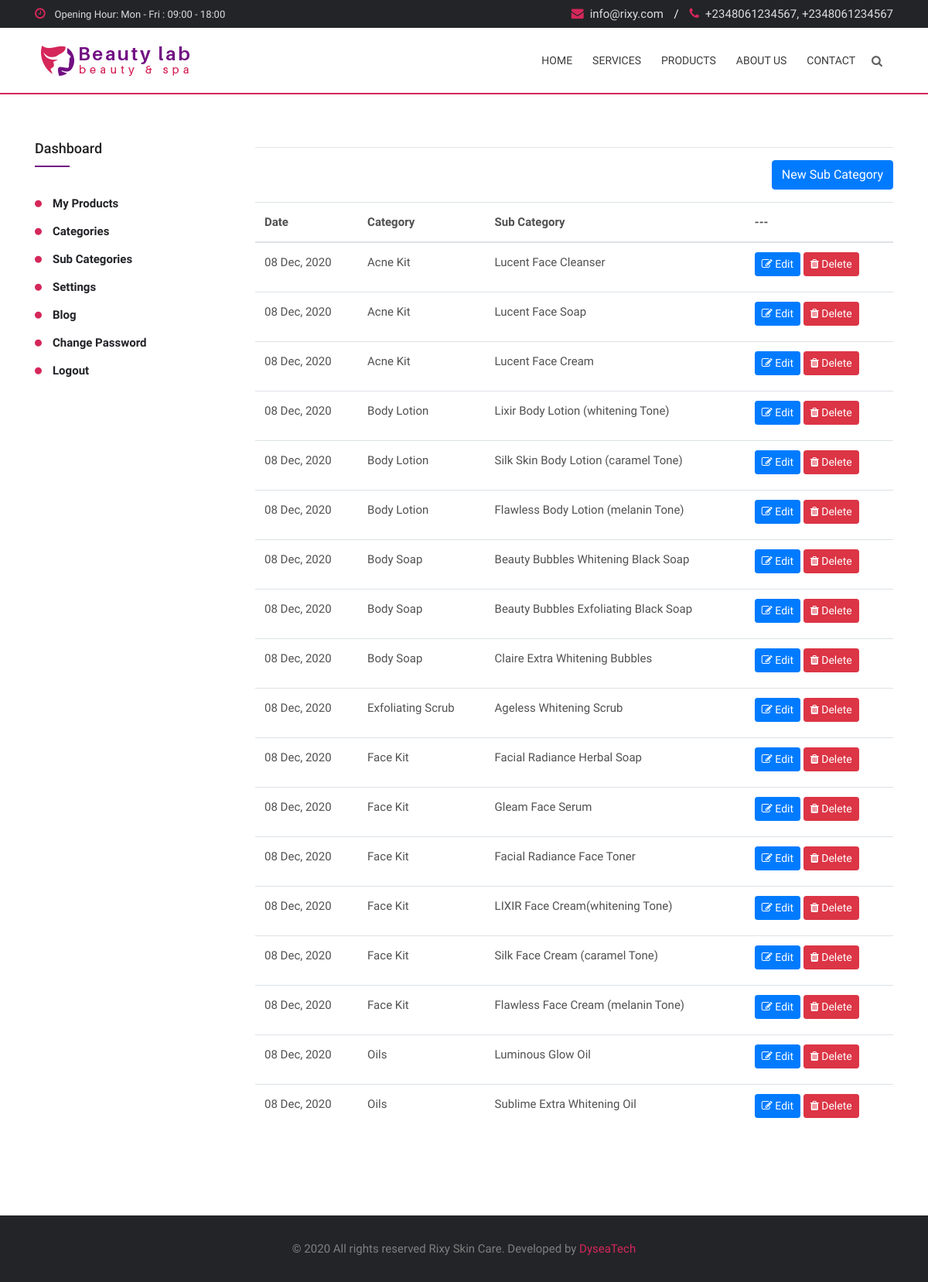
Screenshot of /sub-categories.php with the database file from the repository.
### tables this page shows
CREATE TABLE `dsettings` (
  `id` int(11) NOT NULL,
  `dphone` varchar(50) DEFAULT NULL,
  `demail` varchar(40) DEFAULT NULL,
  `daddress` text DEFAULT NULL,
  `dweb` varchar(40) NOT NULL,
  `ddate` datetime NOT NULL DEFAULT current_timestamp()
);

CREATE TABLE `dsubcategory` (
  `id` int(11) NOT NULL,
  `dsid` varchar(35) DEFAULT NULL,
  `dcategory` varchar(50) DEFAULT NULL,
  `dsub_cat` varchar(100) DEFAULT NULL,
  `ddate` varchar(20) DEFAULT NULL
);

### sub-categories.php (the view, shortened to what this page needs)
<?php include 'head.php'; ?>
<body>
    <?php include 'header.php'; ?>
    <section class="blog-section blog-details mt-5">
        <div class="container">
            <div class="row">
                <div class="col-lg-3 bg-infos">
                    <aside class="blog-sidebar clearfix">
                    <?php include 'link.php'; ?>
                    </aside>
                </div>
                <div class="col-lg-9">
<hr>
                <div class="right mb-3" style="text-align: right;">
                    <a href="#allproduct" title="Add New Product" class="btn btn-primary" data-toggle="modal" data-target="#exampleModal">New Sub Category</a>
                </div>
                <div class="table-responsive">
                    <table class="table table-stripeds table-hover">
                        <thead>
                            <tr>
                            <th scope="col">Date</th>
                            <th scope="col">Category</th>
                            <th scope="col">Sub Category</th>
                            <th scope="col">---</th>
                            </tr>
                        </thead>
                        <tbody>
                        <?php
                            $sql=$conn->query("SELECT * FROM dsubcategory ORDER BY dcategory");
                            if($sql->num_rows>0){
                                while($cat=$sql->fetch_assoc()){?>
                            <tr>
                                <td><?php echo formatDate($cat['ddate']); ?></td>
                                <td><?php echo $cat['dcategory']; ?></td>
                                <td><?php echo ucwords($cat['dsub_cat']); ?></td>
                                <td>
                                    <button class="btn btn-sm btn-primary mb-2" data-toggle="modal" data-target="#exampleModal<?php echo $cat['id']; ?>"> <i class="fa fa-edit"></i> Edit</button>
                                    <button id="subCatRemove" cid="<?php echo $cat['dsid']; ?>" class="btn mb-2 btn-sm btn-danger"> <i class="fa fa-trash"></i> Delete</button>
                                </td>
                            </tr>
                                <?php }} ?>
                        </tbody>
                    </table>
                </div>
                </div>
            </div>
        </div>
    </section>
    <?php include 'footer.php'; ?>
</html>

### header.php (shortened to what this page needs)
<div class="header-top">
    <div class="container">
        <div class="row">
            <div class="col-md-6">
                <div class="opening-time text-left"><i class="fa fa-clock-o color-d5"></i> <span>Opening Hour: Mon - Fri : 09:00 - 18:00</span> </div>
            </div>
            <div class="col-md-6">
                <div class="contact-mail text-right"> <a href="#"><i class="fa fa-envelope color-d5"></i><?php echo $rixy['demail']; ?></a> <span>/</span> <a href="#"><i class="fa fa-phone color-d5"></i><?php $explode =  explode(',', $rixy['dphone']); echo $explode[0].','.$explode[1] ?> </a> </div>
            </div>
        </div>
    </div>
</div>
<header class="beauty-header" id="beauty-header" style="border-bottom: 2px solid #d5275a;">
    <div class="container">
        <div class="row">
            <div class="col-12">
                <div id="menuzord" class="menuzord">
                    <a href="home" class="menuzord-brand custom-logo"><img id="logo" src="images/logo.png" alt="logo"></a>
                    <ul class="menuzord-menu menuzord-right">
                        <li class="<?php echo findBaseName('home'); ?>"><a href="home" title="Home">Home</a></li>
                        <li class="<?php echo findBaseName('services'); ?>"><a href="services" title="Services">Services</a></li>
                        <li class="<?php echo findBaseName('products'); ?>"><a href="products" title="Products">Products</a></li>
                        <li class="<?php echo findBaseName('about'); ?>"><a href="about" title="About us">About Us</a></li>
                        <li class="<?php echo findBaseName('contact'); ?>"><a href="contact" title="Contact">Contact</a></li>
                    </ul>
                    <button type="button" id="search-button" data-toggle="modal" data-target="#search-modal"><i class="fa fa-search"></i></button>
                </div>
            </div>
        </div>
    </div>
</header>

### css/menuzord.css (style rules this page uses)
.menuzord, .menuzord * { box-sizing:border-box; -moz-box-sizing:border-box; -webkit-box-sizing:border-box; }
.menuzord { width: 100%; padding: 0 30px; float: left; position: relative; background: #fff; }
.menuzord a { -o-transition: color .3s linear, background .3s linear; -moz-transition: color .3s linear, background .3s linear; -webkit-transition: color .3s linear, background .3s linear; transition: color .3s linear, background .3s linear; }
.menuzord-brand { margin: 18px 30px 0 0; float: left; color: #666; text-decoration: none; font-size: 24px; font-weight: 600; line-height: 1.3; cursor: pointer; }
.menuzord-menu { margin: 0; padding: 0; float: left; list-style: none; }
.menuzord-menu.menuzord-right { float: right; }
.menuzord-menu > li { display: inline-block; float: left; }
.menuzord-menu > li > a { padding: 26px 16px; display: inline-block; text-decoration: none; font-size: 14px; font-weight: 600; color: #888; outline: 0; line-height: 1.42857143; -webkit-tap-highlight-color: rgba(0,0,0,0); -webkit-tap-highlight-color: transparent; }

### css/global-style.css (style rules this page uses)
* { margin: 0px; padding: 0px; }
body, p { padding: 0px; font-size: 15px; line-height: 26px; margin: 0px auto; color: #515151; font-family: 'Arimo', sans-serif; -webkit-font-smoothing: antialiased; -moz-osx-font-smoothing: grayscale; }
body, html { height: 100%; }
h1, h2, h3, h4, h5, h6, p, figur, a { margin: 0px; font-weight: normal; }
a { text-decoration: none; color: #333; }
ul { list-style: none; margin: 0; padding: 0; }
.comment-form-section form input, .getin-section .get-in form input, .getin-section .get-in form textarea, .comment-form-section form textarea, .getin-section .get-in form button.send-msg, .comment-form-section form button, .blog-sidebar .search-widget button, .product-review-tab .review .review-form button, .product-details-wrapper .add-cart-area li.qty i, .experts-section .expert-hover .bio i, .beauty-header, .beauty-header .menuzord-menu > li a, .beauty-header .custom-logo, #search-button, .scroll-top, .video-content i, .home3-hero .mouse, .footer-widget .newsletter-widget button, .single-blog .img-area img, .product-carousel-wrapper .owl-prev, .product-carousel-wrapper .owl-next, .beautyLab-gallery .filtering-menu li, .service-section .img-over-content, .service-section .img-over-content a, .service-section .img-over-content i, .service-section .single-service .divider, .service-section .single-service p, .service-section .single-service img, .booking-section .booking-wrapper form button, .booking-section .booking-wrapper .single-input .nice-select:focus, .booking-section .booking-wrapper .single-input input:focus, .booking-section .booking-wrapper .single-input textarea:focus, .welcome-carousel-wrapper .slick-prev:before, .welcome-carousel-wrapper .slick-next:before, .welcome-section .single-feature i, .welcome-section .feature-content h6, #search-button i, .home1-slider .Modern-Slider .PrevArrow, .home1-slider .Modern-Slider .NextArrow, .transition-3s, a { -webkit-transition: all 0.3s linear; -moz-transition: all 0.3s linear; -ms-transition: all 0.3s linear; -o-transition: all 0.3s linear; transition: all 0.3s linear; }

### rows the page displays
dsettings: demail "info@rixy.com", dphone "+2348061234567"
dsubcategory: ddate "08 Dec, 2020", dcategory "Acne Kit", dsub_cat "Lucent Face Cleanser"
dsubcategory: ddate "08 Dec, 2020", dcategory "Acne Kit", dsub_cat "Lucent Face Soap"
dsubcategory: ddate "08 Dec, 2020", dcategory "Acne Kit", dsub_cat "Lucent Face Cream"
dsubcategory: ddate "08 Dec, 2020", dcategory "Body Lotion", dsub_cat "Lixir Body Lotion (whitening Tone)"
dsubcategory: ddate "08 Dec, 2020", dcategory "Body Lotion", dsub_cat "Silk Skin Body Lotion (caramel Tone)"
dsubcategory: ddate "08 Dec, 2020", dcategory "Body Lotion", dsub_cat "Flawless Body Lotion (melanin Tone)"
dsubcategory: ddate "08 Dec, 2020", dcategory "Body Soap", dsub_cat "Beauty Bubbles Whitening Black Soap"
dsubcategory: ddate "08 Dec, 2020", dcategory "Body Soap", dsub_cat "Beauty Bubbles Exfoliating Black Soap"
dsubcategory: ddate "08 Dec, 2020", dcategory "Body Soap", dsub_cat "Claire Extra Whitening Bubbles"
dsubcategory: ddate "08 Dec, 2020", dcategory "Exfoliating Scrub", dsub_cat "Ageless Whitening Scrub"
dsubcategory: ddate "08 Dec, 2020", dcategory "Face Kit", dsub_cat "Facial Radiance Herbal Soap"
dsubcategory: ddate "08 Dec, 2020", dcategory "Face Kit", dsub_cat "Gleam Face Serum"
dsubcategory: ddate "08 Dec, 2020", dcategory "Face Kit", dsub_cat "Facial Radiance Face Toner"
dsubcategory: ddate "08 Dec, 2020", dcategory "Face Kit", dsub_cat "LIXIR Face Cream(whitening Tone)"
dsubcategory: ddate "08 Dec, 2020", dcategory "Face Kit", dsub_cat "Silk Face Cream (caramel Tone)"
dsubcategory: ddate "08 Dec, 2020", dcategory "Face Kit", dsub_cat "Flawless Face Cream (melanin Tone)"
dsubcategory: ddate "08 Dec, 2020", dcategory "Oils", dsub_cat "Luminous Glow Oil"
dsubcategory: ddate "08 Dec, 2020", dcategory "Oils", dsub_cat "Sublime Extra Whitening Oil"
